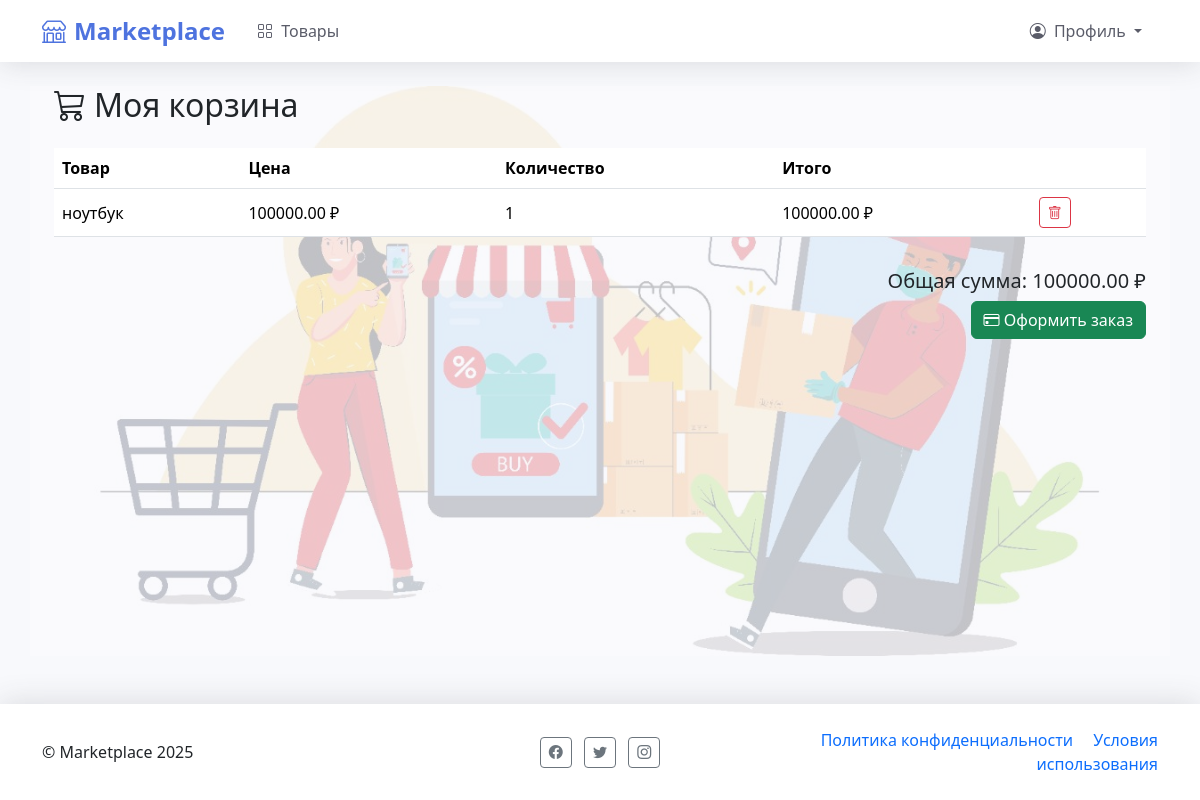
The app's page /cart/ (signed in) with its own data.
### cart/models.py (models this page shows, shortened)
class CartItem(models.Model):
    cart = models.ForeignKey(Cart, on_delete=models.CASCADE, related_name='items')
    product = models.ForeignKey('core.Product', on_delete=models.CASCADE)  # Строковая ссылка
    quantity = models.PositiveIntegerField(default=1)
    added_at = models.DateTimeField(auto_now_add=True)
    class Meta:
        unique_together = ('cart', 'product')  # Один товар - одна позиция в корзине
    @property
    def total_price(self):
        return self.product.price * self.quantity

### core/models.py (models this page shows, shortened)
class Product(models.Model):
    seller = models.ForeignKey(User, on_delete=models.CASCADE)
    category = models.ForeignKey(Category, on_delete=models.SET_NULL, null=True)
    title = models.CharField(max_length=200)
    description = models.TextField()
    price = models.DecimalField(max_digits=10, decimal_places=2)
    image = models.ImageField(upload_to='products/')
    created_at = models.DateTimeField(auto_now_add=True)
    updated_at = models.DateTimeField(auto_now=True)
    is_active = models.BooleanField(default=True)

### cart/views.py (the view)
# urls.py: path('', views.cart_detail, name='detail'),
@login_required
def cart_detail(request):
    cart, created = Cart.objects.get_or_create(user=request.user)
    cart_items = cart.items.select_related('product')
    cart_total = sum(item.total_price for item in cart_items)
    return render(request, 'cart/cart_detail.html', {
        'cart': cart,
        'cart_items': cart_items,
        'cart_total': cart_total
    })

### cart/context_processors.py (called while the page is built)
def cart(request):
    if request.user.is_authenticated:
        cart, created = Cart.objects.get_or_create(user=request.user)
        return {'cart': cart}
    return {'cart': None}

### cart/templates/cart/cart_detail.html (shortened to what this page needs)
{% extends 'core/base.html' %}
{% block content %}
<div class="container">
    <h2 class="mb-4"><i class="bi bi-cart3 me-2"></i>Моя корзина</h2>
    {% if cart_items %}
    <div class="table-responsive">
        <table class="table align-middle">
            <thead>
                <tr>
                    <th>Товар</th>
                    <th>Цена</th>
                    <th>Количество</th>
                    <th>Итого</th>
                    <th></th>
                </tr>
            </thead>
            <tbody>
                {% for item in cart_items %}
                <tr>
                    <td>{{ item.product.title }}</td>
                    <td>{{ item.product.price }} ₽</td>
                    <td>{{ item.quantity }}</td>
                    <td>{{ item.total_price }} ₽</td>
                    <td>
                        <form method="post" action="{% url 'cart:remove' item.id %}">
                            <button class="btn btn-sm btn-outline-danger" type="submit">
                                <i class="bi bi-trash"></i>
                            </button>
                        </form>
                    </td>
                </tr>
                {% endfor %}
            </tbody>
        </table>
    </div>
    <div class="text-end mt-3">
        <h5>Общая сумма: {{ cart_total }} ₽</h5>
        <form method="post" action="{% url 'cart:checkout' %}">
            <button type="submit" class="btn btn-success">
                <i class="bi bi-credit-card"></i> Оформить заказ
            </button>
        </form>
    </div>
    {% else %}
    <div class="alert alert-info">
        <i class="bi bi-info-circle me-2"></i> Ваша корзина пуста.
    </div>
    {% endif %}
</div>
{% endblock %}

### core/templates/core/base.html (style rules this page uses)
:root { --primary-color: #4e73df; --secondary-color: #f8f9fa; --accent-color: #2e59d9; --dark-color: #5a5c69; }
body { display: flex; flex-direction: column; min-height: 100vh; background-color: #f8f9fc; }

### records on screen
CartItem: product "ноутбук", product.price "100000.00", quantity "1", total_price "100000.00"

### other values on screen
{{ cart_total }} "100000.00"
